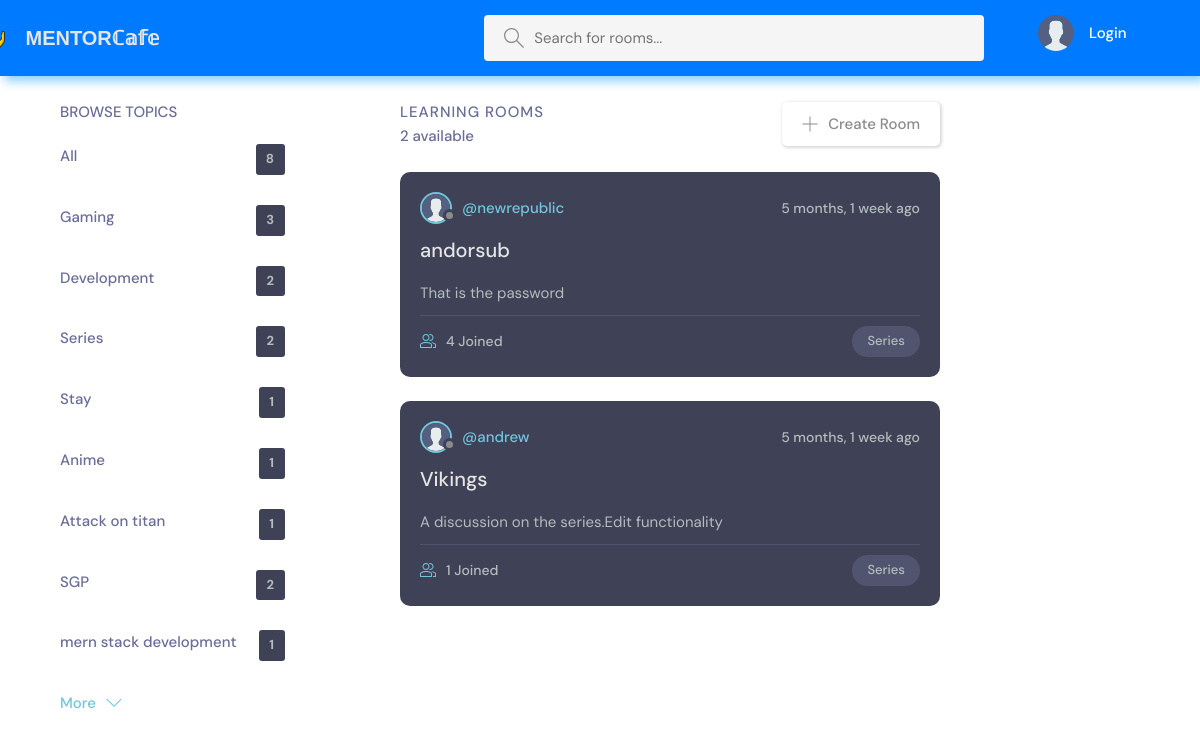
Page /?q=Series on the committed database.
### base/models.py (models this page shows, shortened)
class Topic(models.Model):
    name = models.CharField(max_length=255)

class Room(models.Model):
    host = models.ForeignKey(User,on_delete=models.SET_NULL,null=True)
    topic = models.ForeignKey(Topic,on_delete=models.SET_NULL,null=True)
    name = models.CharField(max_length=255)
    description = models.TextField(null=True,blank=True)
    participants = models.ManyToManyField(User,related_name='participants',blank=True)
    updated = models.DateTimeField(auto_now_add=True)
    created = models.DateTimeField(auto_now_add=True)
    class Meta:
        ordering = ['-updated','created']

### base/views.py (the view)
# urls.py: 2. Add a URL to urlpatterns:  path('', views.home, name='home')
def home(request):
    q = request.GET.get('q') if request.GET.get('q') != None else ''
    rooms = Room.objects.filter(
        Q(topic__name__icontains = q)|
        Q(name__icontains = q)|
        Q(description__icontains = q)
        )
    topics = Topic.objects.all()
    room_count = rooms.count()
    context = {'rooms':rooms,'topics' : topics,'room_count':room_count}
    return render(request, 'base/home.html',context)

### base/templates/base/home.html (shortened to what this page needs)
{%extends 'main.html' %}
{% load static%}
{%block content%}
  <main class="layout layout--3">
    <div class="container">
      <div class="topics">
        <div class="topics__header">
          <h2>Browse Topics</h2>
        </div>
        <ul class="topics__list">
          <li>
            <a href="{% url 'home' %}"> All <span>{{topics.count}}</span></a>
          </li>
          {%for topic in topics %}
          <li>
            <a href="{% url 'home' %}?q={{topic.name}}">{{topic.name}} <span>{{topic.room_set.all.count}}</span></a>
          </li>
          {%endfor%}
        </ul>
        <a class="btn btn--link" href="topics.html">
          More
          <svg version="1.1" xmlns="http://www.w3.org/2000/svg" width="32" height="32" viewBox="0 0 32 32">
            <title>chevron-down</title>
            <path d="M16 21l-13-13h-3l16 16 16-16h-3l-13 13z"></path>
          </svg>
        </a>
      </div>
      <div class="roomList">
        <div class="roomList__header">
          <div>
            <h2>Learning Rooms</h2>
            <p>{{room_count}} available</p>
          </div>
          <a class="btn btn--main" href="{% url 'create-room' %}">
            <svg version="1.1" xmlns="http://www.w3.org/2000/svg" width="32" height="32" viewBox="0 0 32 32">
              <title>add</title>
              <path
                d="M16.943 0.943h-1.885v14.115h-14.115v1.885h14.115v14.115h1.885v-14.115h14.115v-1.885h-14.115v-14.115z">
              </path>
            </svg>
            Create Room
          </a>
        </div>
        {%for room in rooms%}
        <div class="roomListRoom">
          <div class="roomListRoom__header">
            <a href="{% url 'profile' room.host.id %}" class="roomListRoom__author">
              <div class="avatar avatar--small">
                <img src="{% static 'images/avatar.svg' %}" />
              </div>
              <span>@{{room.host.username}}</span>
            </a>
            <div class="roomListRoom__actions">
              <span>{{room.created|timesince}} ago</span>
            </div>
          </div>
          <div class="roomListRoom__content">
            <a href="{% url 'room' room.id %}">{{room.name}}</a>
            <p>
              {{room.description}}
            </p>
          </div>
          <div class="roomListRoom__meta">
            <a href="{% url 'room' room.id %}" class="roomListRoom__joined">
                {{room.participants.all.count}}  Joined
            </a>
            <p class="roomListRoom__topic">{{room.topic.name}}</p>
          </div>
        </div>
        {%endfor%}
      </div>
          </div>
  </main>
{%endblock%}

### static/styles/style.css (style rules this page uses)
:root { --color-main: #71c6dd; --color-main-light: #e1f6fb; --color-dark: #3f4156; --color-dark-medium: #51546e; --color-dark-light: #696d97; --color-light: #e5e5e5; --color-gray: #8b8b8b; --color-light-gray: #b2bdbd; --color-bg: #2d2d39; --color-success: #5dd693; --color-error: #fc4b0b; }
* { font-family: "DM Sans", -apple-system, BlinkMacSystemFont, "Segoe UI", Roboto, Oxygen, Ubuntu, Cantarell, "Open Sans", "Helvetica Neue", sans-serif; margin: 0; padding: 0; box-sizing: border-box; text-rendering: optimizeLegibility; font-size: inherit; }
html { font-size: 56.25%; }
@media only screen and (min-width: 1200px) { html { font-size: 62.5%; } }
body { line-height: 1.6; font-weight: 400; font-size: 1.5rem; color: var(--color-light-gray); background-color: WHITE; min-height: 100vh; }
img { width: 100%; }
a { display: inline-block; color: var(--color-main); text-decoration: none; }
.container { max-width: 120rem; width: 90%; margin: auto; }
.btn { background-color: transparent; border: none; display: inline-flex; align-items: center; gap: 1rem; cursor: pointer; transition: all ease-in-out 0.3s; padding: 1rem 2rem; border-radius: 5px; box-shadow: 1px 1px 3px 1px rgba(0, 0, 0, 0.15); font-weight: 500; }
.btn--link { border-radius: 0; padding: 0; color: var(--color-main); box-shadow: none; }
.btn--main { color: var(--color-gray); }
.btn > svg { fill: currentColor; width: 1.6rem; height: 1.6rem; }
.avatar { position: relative; display: inline-block; border-radius: 50%; border: 2px solid var(--color-main); }
.avatar img { display: block; border-radius: 50%; object-fit: cover; object-position: center; }
.avatar::after { content: ""; display: block; position: absolute; background-color: var(--color-gray); z-index: 111; border-radius: 50%; border: 0.3rem solid var(--color-dark); }
.avatar.avatar--small img { width: 2.8rem; height: 2.8rem; }
.avatar.avatar--small:after { width: 0.7rem; height: 0.7rem; bottom: 0px; right: -6px; }
.layout { margin-top: 2.4rem; }
.layout > .container { display: flex; justify-content: space-between; align-items: flex-start; }
.layout--3 > .container > div:first-child { flex-basis: 50%; max-width: 22.5rem; }
.layout--3 > .container > div:nth-child(2) { flex-basis: 50%; }
.layout--3 > .container > div:last-child { flex-basis: 50%; }
.topics__header { margin-bottom: 2rem; }
.topics__header h2 { text-transform: uppercase; font-weight: 500; color: var(--color-dark-light); }
.topics__list { list-style: none; }
.topics__list li a { display: flex; justify-content: space-between; margin-bottom: 3rem; font-weight: 500; color: var(--color-dark-light); transition: all 0.3s ease-in-out; }
.topics__list li a span { padding: 0.5rem 1rem; background-color: var(--color-dark); color: var(--color-light-gray); border-radius: 3px; font-size: 1.3rem; font-weight: 700; letter-spacing: 1px; }
.roomList { position: relative; right: 200px; }
.roomList__header { display: flex; justify-content: space-between; align-items: center; margin-bottom: 2.4rem; }
.roomList__header h2 { text-transform: uppercase; font-weight: 500; color: var(--color-dark-light); letter-spacing: 1px; }
.roomList__header p { font-weight: 500; color: var(--color-dark-light); }
.roomListRoom { margin-bottom: 2.4rem; background-color: var(--color-dark); border-radius: 1rem; padding: 2rem; }
.roomListRoom__header { display: flex; justify-content: space-between; align-items: center; }
.roomListRoom__author { font-weight: 500; display: flex; align-items: center; gap: 1rem; }
.roomListRoom__actions { display: flex; align-items: flex-start; gap: 1rem; position: relative; }
.roomListRoom__actions span { font-size: 1.4rem; font-weight: 500; }
.roomListRoom__content { margin: 1rem 0; }
.roomListRoom__content a { font-size: 2rem; font-weight: 500; margin-bottom: 1.5rem; color: var(--color-light); transition: all 0.3s ease-in-out; }
.roomListRoom__meta { border-top: 1px solid var(--color-dark-medium); padding-top: 1rem; display: flex; align-items: center; justify-content: space-between; }
.roomListRoom__joined { color: var(--color-light-gray); display: flex; align-items: center; gap: 1rem; font-size: 1.4rem; font-weight: 500; }
.roomListRoom__joined svg { fill: var(--color-main); width: 1.6rem; height: 1.6rem; }
.roomListRoom__topic { padding: 5px 1.5rem; background-color: var(--color-dark-medium); border-radius: 5rem; font-weight: 500; font-size: 1.3rem; }

### rows in the picture
Topic: name "Gaming", room_set.all.count "3"
Topic: name "Development", room_set.all.count "2"
Topic: name "Series", room_set.all.count "2"
Topic: name "Stay", room_set.all.count "1"
Topic: name "Anime", room_set.all.count "1"
Topic: name "Attack on titan", room_set.all.count "1"
Topic: name "SGP", room_set.all.count "2"
Topic: name "mern stack development", room_set.all.count "1"
Room: host.username "newrepublic", created "5 months, 1 week", name "andorsub", description "That is the password", participants.all.count "4", topic.name "Series"
Room: host.username "andrew", created "5 months, 1 week", name "Vikings", description "A discussion on the series.Edit functionality", participants.all.count "1", topic.name "Series"

### other values in the picture
{{ topics.count }} "8"
{{ room_count }} "2"
